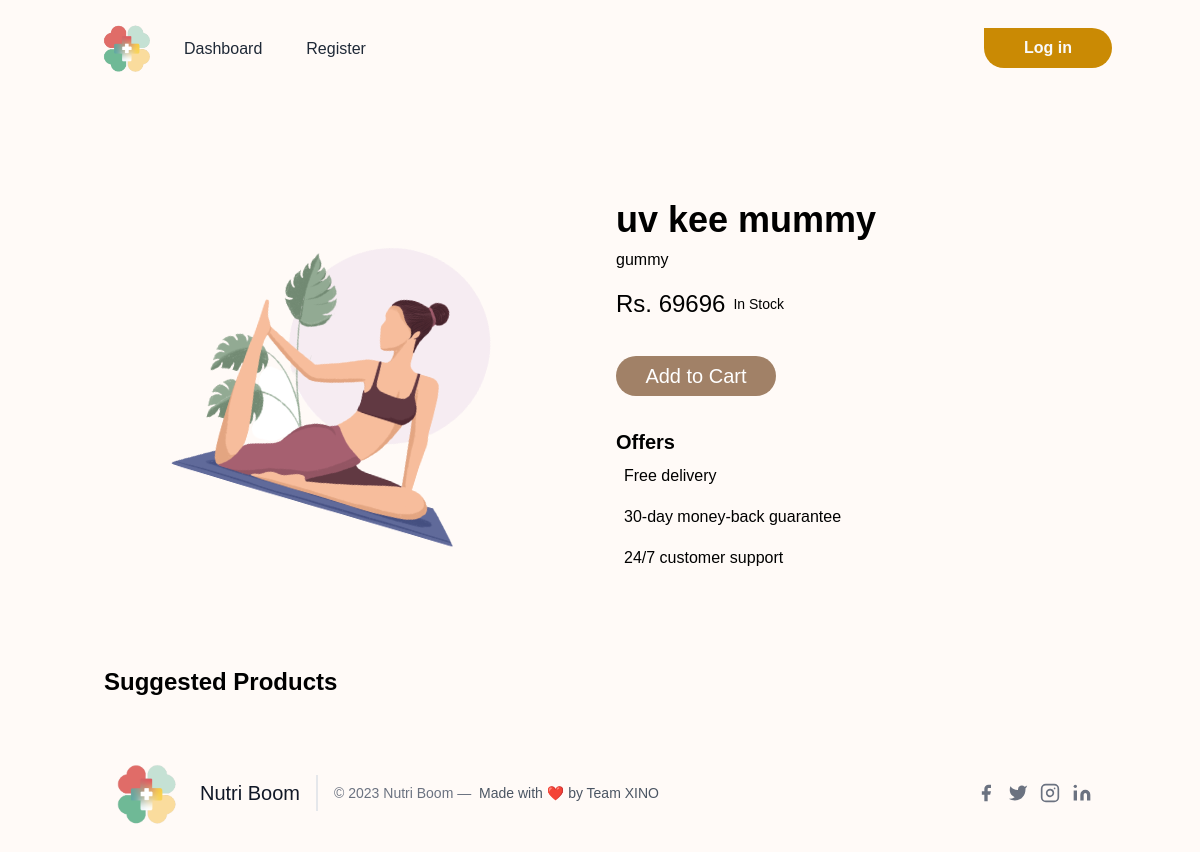
The page /products/1 on the database as committed earlier.
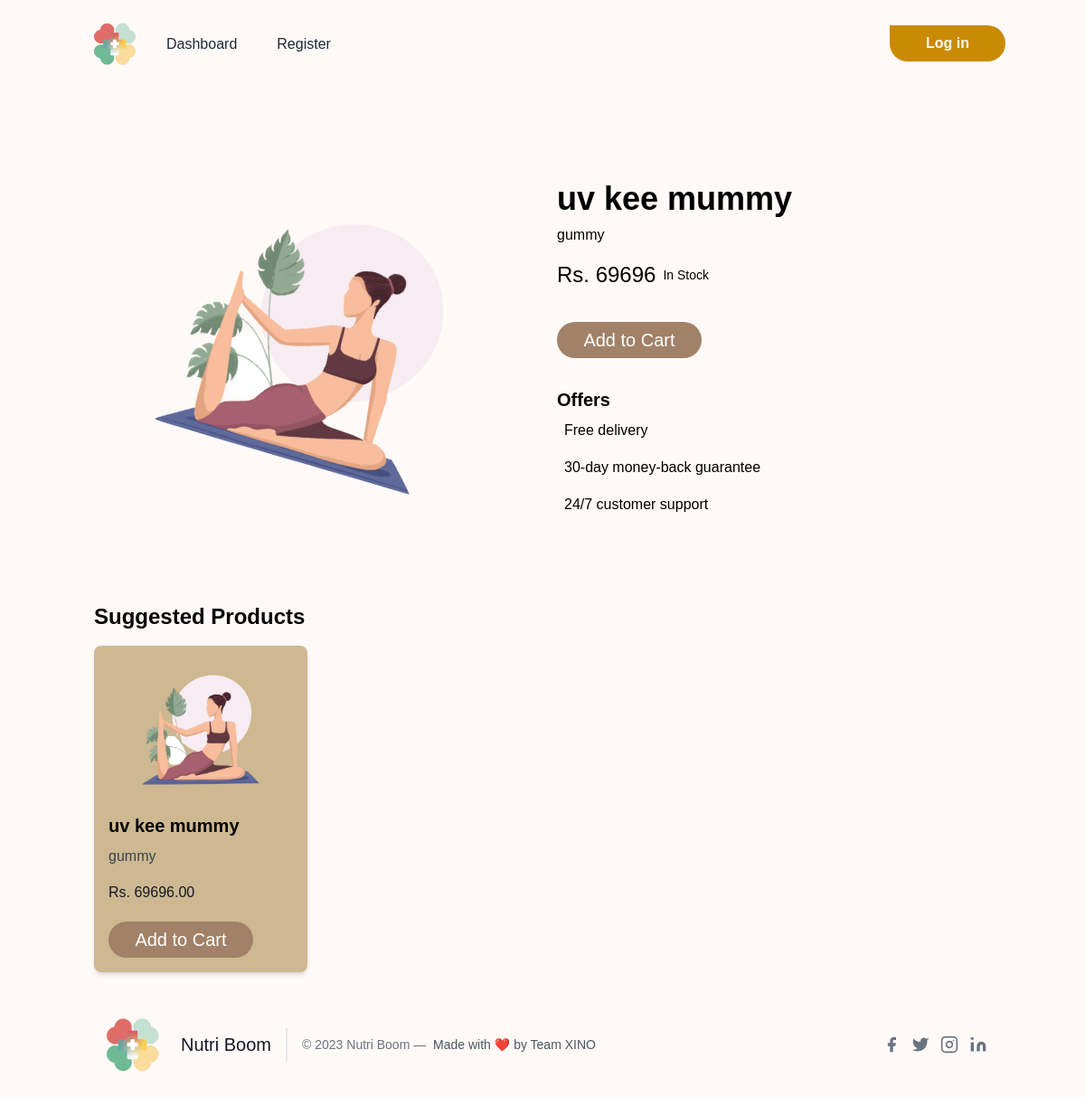
The same page on the database as committed later.
### hack/models.py (models this page shows)
class Product(db.Model):
    id = db.Column(db.Integer, primary_key=True)
    image = db.Column(db.String, default='default.png')
    category = db.Column(db.String, nullable=False)
    name = db.Column(db.String, nullable=False)
    price = db.Column(db.Integer, nullable=False)

### app.py (the view)
@app.route('/products/<id>')
def product(id):
    searchform = SearchForm()
    product = Product.query.filter_by(id=id).first()
    prods = Product.query.all()
    prods.remove(product)
    return render_template('product.html', searchform=searchform, prod=product, prods=prods)

### hack/templates/product.html (shortened to what this page needs)
{% extends 'base.html' %}
{% block content %}
<br><br><br>
<div class="container mx-auto p-4">
    <div class="rounded-lg">
        <div class="flex">
            <div class="w-1/2 p-4">
                <img src="{{url_for('static', filename=prod.image.replace('/static/', ''))}}" alt="Product Image" class="w-full rounded-lg rotate-[17deg]">
            </div>
            <div class="w-1/2 p-4">
                <h1 class="text-4xl font-bold mb-2">{{prod.name}}</h1>
                <p class="mb-4">{{prod.category}}</p>
                <div class="flex items-center mb-4">
                    <span class="text-2xl font-medium mr-2">Rs. {{prod.price}}</span><br>
                    <span class="text-sm">In Stock</span>
                </div>
                <a href="/addtocart/{{prod.id}}">
                    <button type="button" class="h-10 w-40 bg-[#a18167] mt-5 rounded-full text-white text-xl">Add to Cart</button>
                </a>
                <div class="mt-8">
                    <h2 class="text-xl font-bold mb-2">Offers</h2>
                    <ul>
                        <li class="mb-4">
                            Free delivery
                        </li>
                        <li class="mb-4">
                            30-day money-back guarantee
                        </li>
                        <li class="mb-4">
                            24/7 customer support
                        </li>
                    </ul>
                </div>
            </div>
        </div>
    </div>
</div>
<div class="container mx-auto p-4 mt-8">
  <h2 class="text-2xl font-bold mb-4">Suggested Products</h2>
  <div class="grid grid-cols-2 md:grid-cols-4 gap-4">
      {% for i in prods[:4] %}
      <div class="rounded-lg shadow-md p-4" style="background-color: #cdb891;">
        <a href="/products/{{i.id}}">
          <img src="{{url_for('static', filename=i.image.replace('/static/', ''))}}" alt="{{i.name}}" class="w-64 h-auto mb-4 ml-auto mr-auto">
          <h2 class="text-xl font-bold mb-2 cursor-pointer">{{i.name}}</h2>
        </a>
        <p class="text-gray-700 mb-4">{{i.category}}</p>
        <p class="text-gray-900 font-medium">Rs. {{i.price}}.00</p>
        <a href="/addtocart/{{i.id}}"><button type="button" class="h-10 w-40 bg-[#a18167] mt-5 rounded-full text-white text-xl">Add to Cart</button></a>
      </div>
      {% endfor %}
  </div>
</div>
{% endblock content %}

Rows that differ between the two databases and show on the page:
added Product: image (placeholder picture), name "uv kee mummy", category "gummy", price "69696"
